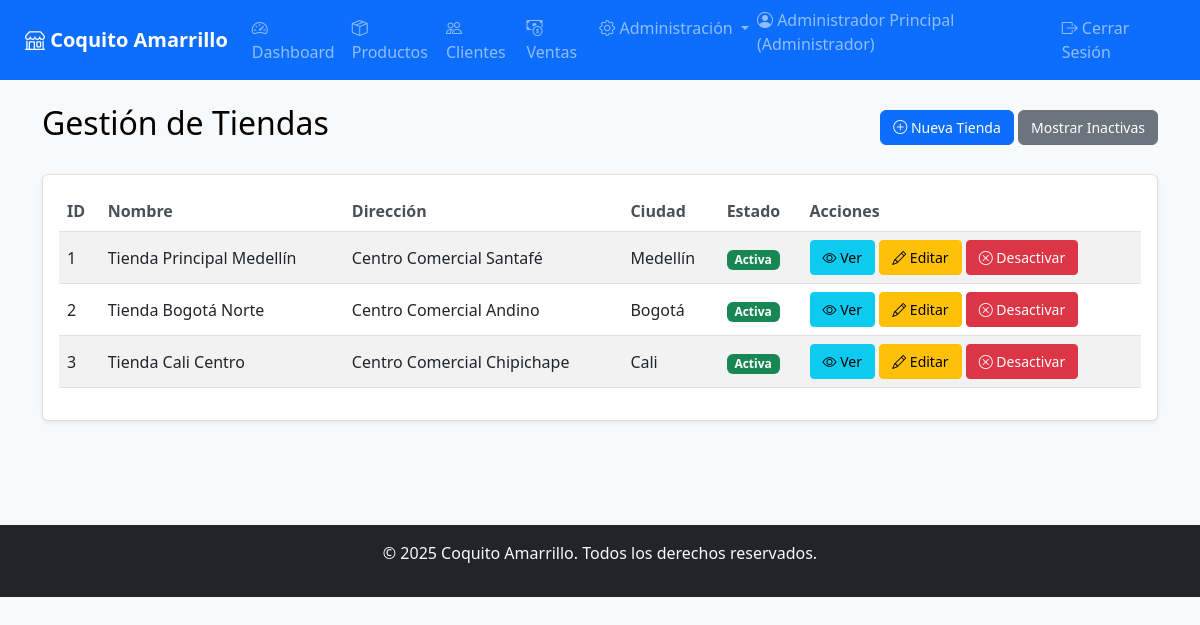
The page /store/ (signed in) on the database as committed earlier.
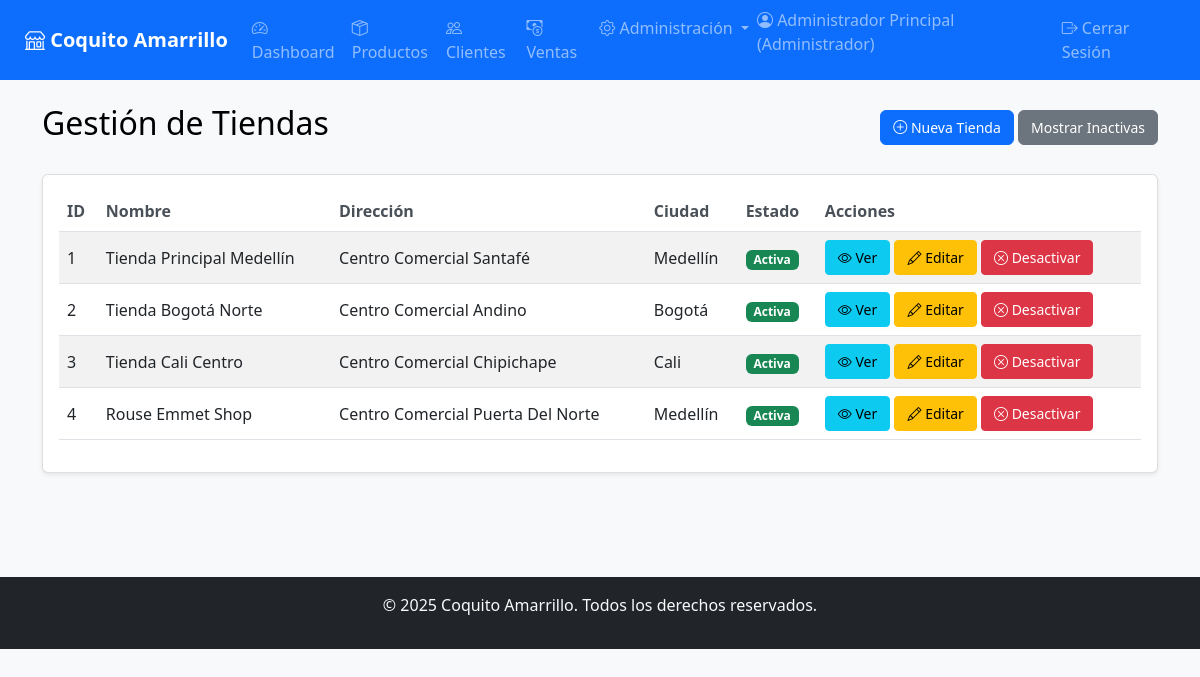
The same page on the database as committed later.
### app/models/store.py (models this page shows, shortened)
class Store(db.Model):
    __tablename__ = 'tiendas'
    id_tienda = db.Column(db.Integer, primary_key=True)
    nombre = db.Column(db.String(100), nullable=False)
    direccion = db.Column(db.String(150))
    ciudad_id = db.Column(db.Integer, db.ForeignKey('ciudades.id_ciudad'), nullable=False)
    activo = db.Column(db.Boolean, default=True)
    fecha_eliminacion = db.Column(db.DateTime)
    ciudad = relationship('City', back_populates='tiendas')
    personal = relationship('Staff', back_populates='tienda')
    ventas = relationship('Sale', back_populates='tienda')
    @classmethod
    def get_activas(cls):
        return cls.query.filter_by(activo=True)

### app/models/city.py (models this page shows, shortened)
class City(db.Model):
    __tablename__ = 'ciudades'
    id_ciudad = db.Column(db.Integer, primary_key=True)
    nombre = db.Column(db.String(100), nullable=False, unique=True)
    activo = db.Column(db.Boolean, default=True)
    fecha_eliminacion = db.Column(db.DateTime)
    tiendas = relationship('Store', back_populates='ciudad')
    clientes = relationship('Client', back_populates='ciudad')
    proveedores = relationship('Supplier', back_populates='ciudad')
    personal = relationship('Staff', back_populates='ciudad')

### app/routes/store.py (the view)
@store_bp.route('/')
@login_required
@admin_required
def list_stores():
    mostrar_inactivas = request.args.get('mostrar_inactivas', False, type=bool)
    if mostrar_inactivas:
        stores = Store.get_todas().all()
    else:
        stores = Store.get_activas().all()
    delete_form = ConfirmDeleteForm()
    activate_form = ConfirmDeleteForm()
    return render_template('store/list.html', stores=stores, mostrar_inactivas=mostrar_inactivas, activate_form=activate_form, delete_form=delete_form)

### app/__init__.py (called while the page is built)
@login_manager.user_loader
def load_user(user_id):
    from app.models import User
    return User.query.get(int(user_id))

### app/templates/store/list.html (shortened to what this page needs)
{% extends "base.html" %}
{% block content %}
<div class="container text-black">
  <div class="d-flex justify-content-between align-items-center mb-4">
    <h2>Gestión de Tiendas</h2>
    <div>
      <a href="{{ url_for('store.create_store') }}" class="btn btn-primary">
        <i class="bi bi-plus-circle"></i> Nueva Tienda
      </a>
      <a href="{{ url_for('store.list_stores', mostrar_inactivas=not mostrar_inactivas) }}"
         class="btn btn-{% if mostrar_inactivas %}warning{% else %}secondary{% endif %}">
        {% if mostrar_inactivas %}Ocultar Inactivas{% else %}Mostrar Inactivas{% endif %}
      </a>
    </div>
  </div>
  <div class="card">
    <div class="card-body">
      <div class="table-responsive">
        <table class="table table-striped align-middle">
          <thead>
            <tr>
              <th>ID</th>
              <th>Nombre</th>
              <th>Dirección</th>
              <th>Ciudad</th>
              <th>Estado</th>
              <th>Acciones</th>
            </tr>
          </thead>
          <tbody>
            {% for tienda in stores %}
            <tr class="{% if not tienda.activo %}table-secondary{% endif %}">
              <td>{{ tienda.id_tienda }}</td>
              <td>{{ tienda.nombre }}</td>
              <td>{{ tienda.direccion }}</td>
              <td>{{ tienda.ciudad.nombre if tienda.ciudad else 'N/A' }}</td>
              <td>
                <span class="badge {% if tienda.activo %}bg-success{% else %}bg-secondary{% endif %}">
                  {% if tienda.activo %} Activa {% else %} Inactiva {% endif %}
                </span>
              </td>
              <td>
                <a href="{{ url_for('store.view_store', store_id=tienda.id_tienda) }}" class="btn btn-sm btn-info">
                  <i class="bi bi-eye"></i> Ver
                </a>
                <a href="{{ url_for('store.edit_store', store_id=tienda.id_tienda) }}" class="btn btn-sm btn-warning">
                  <i class="bi bi-pencil"></i> Editar
                </a>
                {% if tienda.activo %}
                  <form method="POST"
                        action="{{ url_for('store.delete_store', store_id=tienda.id_tienda) }}"
                        class="d-inline">
                    <button type="submit" class="btn btn-sm btn-danger"
                            onclick="return confirm('¿Desactivar esta tienda?')">
                      <i class="bi bi-x-circle"></i> Desactivar
                    </button>
                  </form>
                {% endif %}
              </td>
            </tr>
            {% endfor %}
          </tbody>
        </table>
      </div>
    </div>
  </div>
</div>
{% endblock %}

Rows that differ between the two databases and show on the page:
added Store: id_tienda "4", nombre "Rouse Emmet Shop", direccion "Centro Comercial Puerta Del Norte", ciudad "Medellín", activo "Activa"
